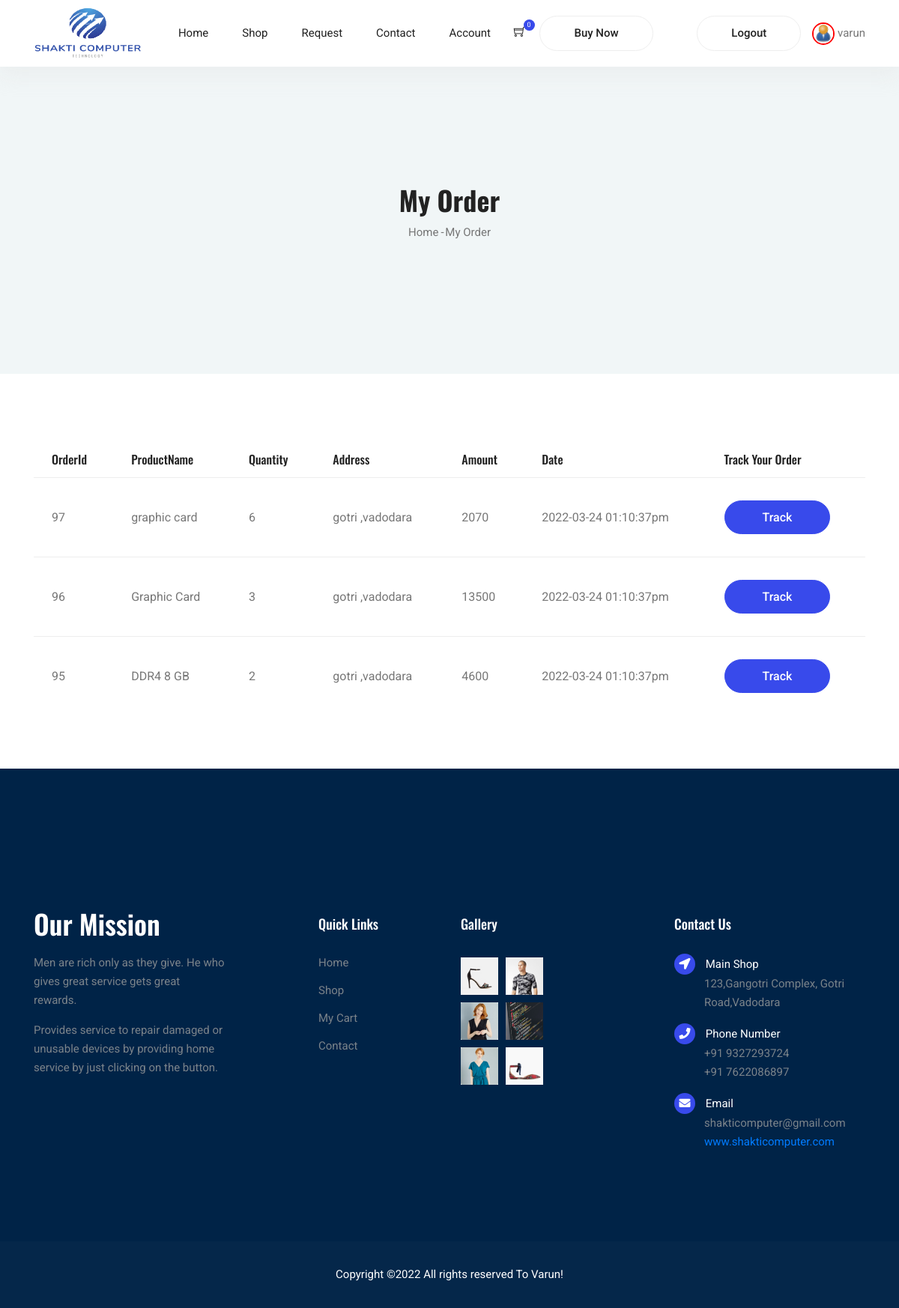
The page /customer/php/myorder.php (signed in) on the database its author committed.
### tables this page shows
CREATE TABLE `customer` (
  `CustomerId` int(11) NOT NULL,
  `FirstName` varchar(50) DEFAULT NULL,
  `LastName` varchar(50) DEFAULT NULL,
  `Address` varchar(200) DEFAULT NULL,
  `Pincode` int(11) DEFAULT NULL,
  `Email` varchar(50) DEFAULT NULL,
  `Birthdate` text DEFAULT NULL,
  `Gender` varchar(5) DEFAULT NULL,
  `Phone` decimal(10,0) DEFAULT NULL,
  `Photo` mediumtext DEFAULT NULL,
  `Username` varchar(50) DEFAULT NULL,
  `Password` varchar(50) DEFAULT NULL,
  `st` tinytext DEFAULT NULL
);

CREATE TABLE `tblorder` (
  `Orderid` int(11) NOT NULL,
  `Customerid` int(11) DEFAULT NULL,
  `ProductId` int(11) NOT NULL,
  `Productname` varchar(50) DEFAULT NULL,
  `Quantity` int(11) NOT NULL DEFAULT 1,
  `Deliveryadd` varchar(100) DEFAULT NULL,
  `Pincode` int(11) DEFAULT NULL,
  `Orderdate` text DEFAULT NULL,
  `Totalamount` text DEFAULT NULL,
  `status` int(11) NOT NULL DEFAULT 0
);

### customer/php/myorder.php (the view, shortened to what this page needs)
<?php include 'header-login.php';?>
<section class="blog-banner-area" id="category">
		<div class="container h-100">
			<div class="blog-banner">
				<div class="text-center">
					<h1>My Order</h1>
					<nav aria-label="breadcrumb" class="banner-breadcrumb">
   <ol class="breadcrumb">
     <li class="breadcrumb-item"><a href="#">Home</a></li>
     <li class="breadcrumb-item active" aria-current="page">My Order</li>
   </ol>
    </nav>
				</div>
			</div>
 </div>
	</section>
<section class="cart_area">
 <div class="container">
  <div class="cart_inner">
   <div class="table-responsive">
    <table class="table">
     <thead>
      <tr>
       <th scope="col">OrderId</th>
       <th scope="col">ProductName</th>
       <th scope="col">Quantity</th>
       <th scope="col">Address</th>
       <th scope="col">Amount</th>
       <th scope="col">Date</th>
       <th scope="col">Track Your Order</th>
      </tr>
     </thead>
     <tbody>
         <?php
          include('dbconnection.php');
          $id=$_SESSION['user'];
          $sql="select * from tblorder  where CustomerId=$id order by Orderid desc";
          $result=mysqli_query($con,$sql);
          while($line=mysqli_fetch_array($result)){
 ?>
      <tr>
       <td>
       <?php echo $line['Orderid'];?>
       </td>
       <td>
       <?php echo $line['Productname'];?>
       </td>
       <td>
       <?php
           echo $line['Quantity'];
       ?>
       </td>
       <td>
       <?php
            echo $line['Deliveryadd'];
       ?>
       </td>
       <td>
       <?php
           echo $line['Totalamount'];
       ?>
       </td>
       <td>
       <?php
           echo $line['Orderdate'];
       ?>
       </td>
       <td>
           <?php $oid=$line['Orderid'];
           echo"<a href=\"trackorder.php?oid=$oid\"<button class=\"button\">Track</button>";
           ?>
       </td>
      </tr>
      <?Php
          }
      ?>
     </tbody>
    </table>
   </div>
  </div>
 </div>
</section>
<?php include 'footer.php';?>

### customer/php/header-login.php (shortened to what this page needs)
<?php
include('dbconnection.php');
$id=$_SESSION['user'];
?>
  <link rel="stylesheet" href="../vendors/bootstrap/bootstrap.min.css">
  <link rel="stylesheet" href="../vendors/fontawesome/css/all.min.css">
	<link rel="stylesheet" href="../vendors/themify-icons/themify-icons.css">
  <link rel="stylesheet" href="../vendors/nice-select/nice-select.css">
  <link rel="stylesheet" href="../vendors/owl-carousel/owl.theme.default.min.css">
  <link rel="stylesheet" href="../vendors/owl-carousel/owl.carousel.min.css">
  <link rel="stylesheet" href="../css/style.css">
  <header class="header_area">
    <div class="main_menu">
      <nav class="navbar navbar-expand-lg navbar-light">
        <div class="container">
          <a class="navbar-brand logo_h" href="index.php"><img  src="../img/logo.png" style="height:70px;width:150px;"alt=""></a>
          <div class="collapse navbar-collapse offset" id="navbarSupportedContent">
            <ul class="nav navbar-nav menu_nav ml-auto mr-auto">
              <li class="nav-item "><a class="nav-link" href="index-login.php">Home</a></li>
              <li class="nav-item submenu dropdown">
                <a href="shop.php" class="nav-link">Shop</a>
							</li>
              <li class="nav-item submenu dropdown">
                <a href="#" class="nav-link dropdown-toggle" data-toggle="dropdown" role="button" aria-haspopup="true"
                  aria-expanded="false">Request</a>
							</li>
              <li class="nav-item"><a class="nav-link" href="contact.php">Contact</a></li>
            <li class="nav-item submenu dropdown">
                <a href="#" class="nav-link dropdown-toggle" data-toggle="dropdown" role="button" aria-haspopup="true"
                  aria-expanded="false">Account</a>
							</li>
              </ul>&nbsp;
            <ul class="nav-shop">
              <li class="nav-item"><button><a href="cart.php"><i class="ti-shopping-cart"></i></a><span class="nav-shop__circle">
               <?php
                $sql="select * from cart";
                $result=mysqli_query($con,$sql);
                $num=mysqli_num_rows($result);
                echo $num;
               ?>
              </span></button> </li>
              <li class="nav-item"><a class="button button-header" href="checkout.php">Buy Now</a></li>
              <li class="nav-item"><a class="button button-header" href="logout.php">Logout</a></li>
            </ul>
            <?php
                $sql="select * from customer where CustomerId='$id';";
                $result=mysqli_query($con,$sql);
                $line=mysqli_fetch_array($result);
                $photo=$line['Photo'];
                $name=strtolower($photo);
                echo "<img hieght=\"20px\"  style=\"border-radius: 70%; border:2px solid red;\"   width=\"30px\" src=\"$name\"/>&nbsp;";
                echo $line['FirstName'];
            ?>
          </div>
        </div>
      </nav>
    </div>
  </header>

### customer/php/footer.php (shortened to what this page needs)
<footer class="footer">
		<div class="footer-area">
			<div class="container">
				<div class="row section_gap">
					<div class="col-lg-3 col-md-6 col-sm-6">
						<div class="single-footer-widget tp_widgets">
							<h4 class="footer_title large_title">Our Mission</h4>
							<p>
								Men are rich only as they give. He who gives great service gets great rewards.
							</p>
							<p>
                            Provides service to repair damaged or unusable devices by providing home
                                service by just clicking on the button.
                        </p>
						</div>
					</div>
					<div class="offset-lg-1 col-lg-2 col-md-6 col-sm-6">
						<div class="single-footer-widget tp_widgets">
							<h4 class="footer_title">Quick Links</h4>
							<ul class="list">
								<li><a href="index-login.php">Home</a></li>
								<li><a href="shop.php">Shop</a></li>
								<li><a href="cart.php">My Cart</a></li>
								<li><a href="#">Contact</a></li>
							</ul>
						</div>
					</div>
					<div class="col-lg-2 col-md-6 col-sm-6">
						<div class="single-footer-widget instafeed">
							<h4 class="footer_title">Gallery</h4>
							<ul class="list instafeed d-flex flex-wrap">
								<li><img src="../img/gallery/r1.jpg" style="height: 50px;width:50px;"alt=""></li>
								<li><img src="../img/gallery/r2.jpg" style="height: 50px;width:50px;"alt=""></li>
								<li><img src="../img/gallery/r3.jpg" style="height: 50px;width:50px;"alt=""></li>
								<li><img src="../img/gallery/r4.jpg" style="height: 50px;width:50px;"alt=""></li>
								<li><img src="../img/gallery/r5.jpg" style="height: 50px;width:50px;"alt=""></li>
								<li><img src="../img/gallery/r6.jpg" style="height: 50px;width:50px;"alt=""></li>
							</ul>
						</div>
					</div>
					<div class="offset-lg-1 col-lg-3 col-md-6 col-sm-6">
						<div class="single-footer-widget tp_widgets">
							<h4 class="footer_title">Contact Us</h4>
							<div class="ml-40">
								<p class="sm-head">
									<span class="fa fa-location-arrow"></span>
									Main Shop
								</p>
								<p>123,Gangotri Complex, Gotri Road,Vadodara</p>
								<p class="sm-head">
									<span class="fa fa-phone"></span>
									Phone Number
								</p>
								<p>
									+91 9327293724 <br>
									+91 7622086897
								</p>
								<p class="sm-head">
									<span class="fa fa-envelope"></span>
									Email
								</p>
								<p>
									shakticomputer@gmail.com <br>
									<a href="index-login.php" class="list">www.shakticomputer.com</a>
								</p>
							</div>
						</div>
					</div>
				</div>
			</div>
		</div>
		<div class="footer-bottom">
			<div class="container">
				<div class="row d-flex">
					<p class="col-lg-12 footer-text text-center">
Copyright &copy;<script>document.write(new Date().getFullYear());</script> All rights reserved To Varun!
</p>
				</div>
			</div>
		</div>
	</footer>

### customer/css/style.css (style rules this page uses)
ul { list-style-type:none;margin:0;padding:0 }
button { cursor:pointer }
h1,h2,h3,h4,h5,h6 { font-family:"Oswald",sans-serif;color:#222;line-height:1.1 }
h1,.h1 { font-size:50px;font-weight:700 }
h4,.h4 { font-size:20px;font-weight:400;line-height:1.3 }
a { display:inline-block }
.ml-40 { margin-left:40px }
.header_area { position:relative;width:100%;z-index:9999;transition:background 0.4s, all 0.3s linear;box-shadow:0px 10px 27px 3px rgba(221,221,221,0.3) }
.header_area .navbar { background:transparent;padding:0px;border:0px;border-radius:0px }
.header_area .navbar .nav .nav-item { margin-right:45px }
.header_area .navbar .nav .nav-item .nav-link { text-transform:capitalize;color:#222;display:inline-block }
@media (min-width: 991px) { .header_area .navbar .nav .nav-item .nav-link { padding:32px 0px } }
.header_area .navbar .nav .nav-item .nav-link:after { display:none }
.header_area .navbar .nav .nav-item.submenu { position:relative }
.header_area .navbar .nav .nav-item:last-child { margin-right:0px }
.nav-shop li { display:inline-block;margin-right:15px }
.nav-shop li i,.nav-shop li span { font-size:16px;color:#222 }
.nav-shop li button { padding:0;border:0;background:transparent;position:relative }
.nav-shop li button .nav-shop__circle { font-size:9px;display:inline-block;background:#384aeb;color:#fff;padding:0px 5px;border-radius:50%;position:absolute;top:-8px;right:-12px }
.nav-shop li:last-child { margin-left:40px }
.button { display:inline-block;border:1px solid #384aeb;border-radius:30px;color:#222;font-weight:500;padding:12px 50px;background:#384aeb;color:#fff;transition:all .4s ease }
.button-header { padding:10px 45px;background:transparent;color:#222;border-color:#EEEEEE }
.blog-banner { position:relative }
.blog-banner h4,.blog-banner h1,.blog-banner a { text-transform:capitalize;color:#fff }
.blog-banner h1 { font-size:30px;margin-bottom:10px;color:#222 }
@media (min-width: 992px) { .blog-banner h1 { font-size:36px } }
.blog-banner-area { height:280px;position:relative;z-index:1 }
@media (min-width: 1000px) { .blog-banner-area { height:410px } }
.blog-banner-area .blog-banner { position:absolute;top:50%;left:50%;width:100%;transform:translate(-50%, -50%) }
.blog-banner-area::after { content:"";display:block;position:absolute;top:0;left:0;width:100%;height:100%;background:#f1f6f7;z-index:-1 }
.banner-breadcrumb { display:inline-block }
.banner-breadcrumb .breadcrumb { background:transparent;padding:0 }
.banner-breadcrumb .breadcrumb-item { padding:.1rem }
.banner-breadcrumb .breadcrumb-item a { text-transform:capitalize;color:#777777 }
.banner-breadcrumb .breadcrumb-item+.breadcrumb-item::before { color:#777777;padding-right:.1rem;content:"-" }
.banner-breadcrumb .breadcrumb-item.active { color:#777777 }
.cart_area { padding-top:90px;padding-bottom:55px }
.cart_inner .table th,.cart_inner .table td { padding:.75rem 1.5rem;border-color:#EEEEEE }
.cart_inner .table thead tr th { border-top:0px;font-size:16px;font-weight:500;font-family:"Oswald",sans-serif;color:#222;border-bottom:0px !important }
.cart_inner .table tbody tr td { padding-top:30px;padding-bottom:30px;vertical-align:middle;align-self:center }
.footer-area { background:#002347;padding:50px 0px 50px }
@media (min-width: 1000px) { .footer-area { padding:195px 0px 120px } }
.single-footer-widget p { margin-bottom:15px }
.single-footer-widget p:last-child { margin-bottom:0 }
.single-footer-widget .instafeed { margin-left:-5px;margin-right:-5px }
.single-footer-widget .instafeed li { margin:5px }
.single-footer-widget .sm-head { color:#fff;margin-bottom:0px }
.single-footer-widget .sm-head span { position:relative;margin-left:-40px;margin-right:10px;display:inline-block;width:28px;height:28px;line-height:28px;text-align:center;background:#384aeb;color:#ffffff;border-radius:20px }
.tp_widgets .list li { margin-bottom:12px }
.tp_widgets .list li a { color:#7b838a;font-family:"Roboto",sans-serif }
.tp_widgets .list li:last-child { margin-bottom:0px }
.tp_widgets p { color:#7b838a }
.footer_title { font-size:18px;line-height:24px;font-weight:500;font-family:"Oswald",sans-serif;text-transform:capitalize;color:#fff;margin-bottom:28px }
.footer_title.large_title { font-size:36px;font-weight:600 }
.footer-bottom { background:rgba(0,35,71,0.980392);padding:32px }
.footer-bottom .footer-text { color:#fff;margin-bottom:0 }

### rows shown on the page
customer: Photo (picture), FirstName "varun"
tblorder: Orderid "97", Productname "graphic card", Quantity "6", Deliveryadd "gotri ,vadodara", Totalamount "2070", Orderdate "2022-03-24 01:10:37pm"
tblorder: Orderid "96", Productname "Graphic Card", Quantity "3", Deliveryadd "gotri ,vadodara", Totalamount "13500", Orderdate "2022-03-24 01:10:37pm"
tblorder: Orderid "95", Productname "DDR4 8 GB", Quantity "2", Deliveryadd "gotri ,vadodara", Totalamount "4600", Orderdate "2022-03-24 01:10:37pm"

### other values the page prints
$num "0"
